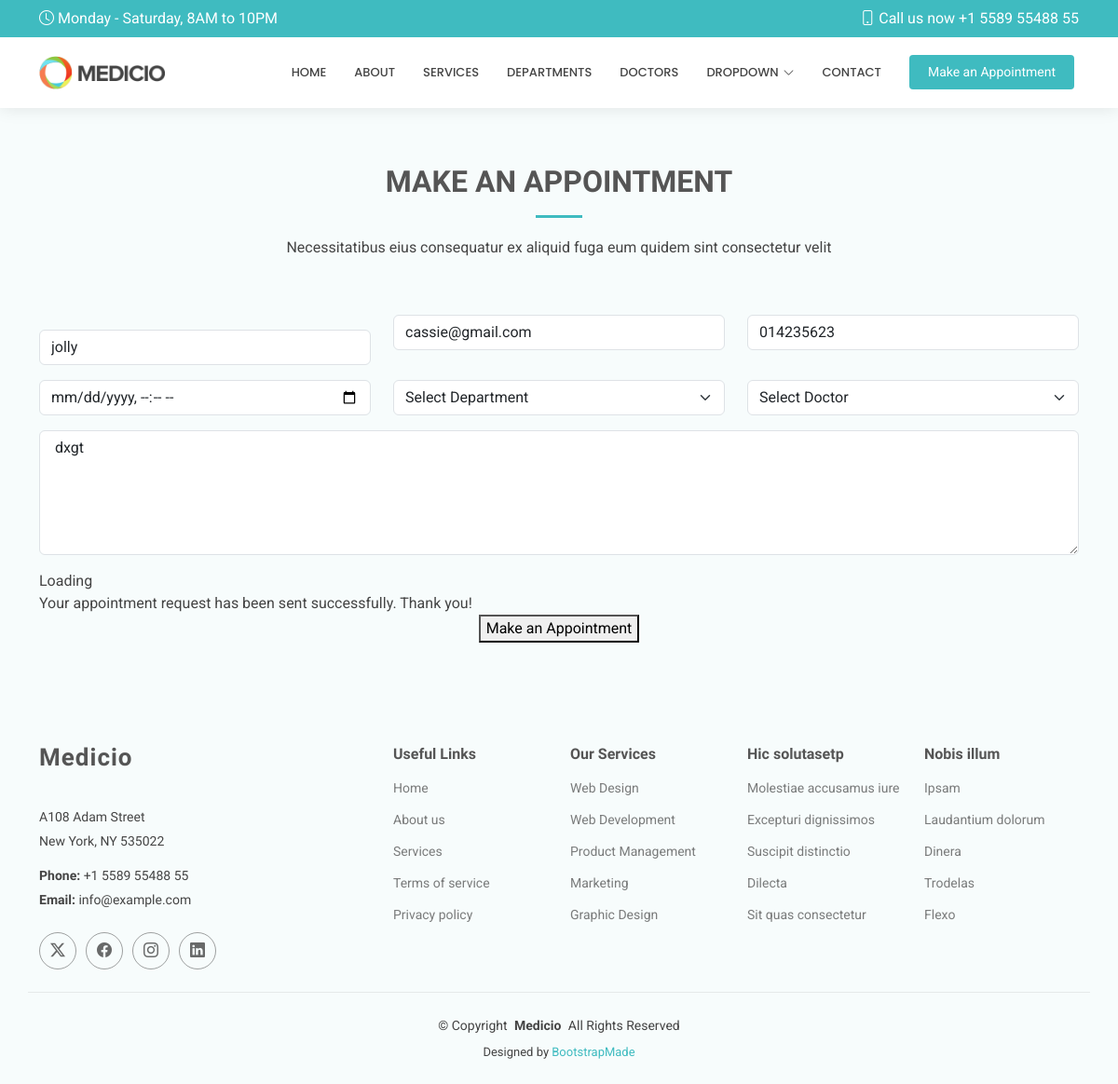
Page /edit/1/ on the committed database.
### hospitalapp/models.py (models this page shows, shortened)
class appointment(models.Model):
  name = models.CharField(max_length=50)
  email = models.EmailField()
  phone= models.CharField(max_length=15)
  date = models.DateTimeField()
  department = models.CharField(max_length=50)
  doctor = models.CharField(max_length=50)
  message = models.TextField()

### hospitalapp/views.py (the view)
# urls.py: path('edit/<int:id>/', views.edit,name='edit'),
def edit(request,id):
  appointment1= get_object_or_404(appointment,id=id)
  if request.method == 'POST':
    appointment1.name = request.POST.get('name')
    appointment1.email = request.POST.get('email')
    appointment1.phone = request.POST.get('phone')
    appointment1.date = request.POST.get('date')
    appointment1.department = request.POST.get('department')
    appointment1.doctor = request.POST.get('doctor')
    appointment1.message = request.POST.get('message')
    appointment1.save()
    return redirect('/show')
  else:
    return render(request,'edit.html',{'appointment1':appointment1})

### templates/edit.html (shortened to what this page needs)
{% extends 'starter-page.html' %}
{% load static %}
{% block content %}
	 <section id="appointment" class="appointment section light-background">
      <div class="container section-title" data-aos="fade-up">
        <h2>MAKE AN APPOINTMENT</h2>
        <p>Necessitatibus eius consequatur ex aliquid fuga eum quidem sint consectetur velit</p>
      </div>
      <div class="container" data-aos="fade-up" data-aos-delay="100">
        <form method="post">
          <div class="row">
            <div class="col-md-4 form-group  mt-3">
              <input type="text" value="{{ appointment1.name }}" name="name" class="form-control" id="name" placeholder="Your Name" required="">
            </div>
            <div class="col-md-4 form-group mt-3 mt-md-0">
              <input type="email" value="{{ appointment1.email}}" class="form-control" name="email" id="email" placeholder="Your Email" required="">
            </div>
            <div class="col-md-4 form-group mt-3 mt-md-0">
              <input type="tel" value="{{ appointment1.phone }}"class="form-control" name="phone" id="phone" placeholder="Your Phone" required="">
            </div>
          </div>
          <div class="row">
            <div class="col-md-4 form-group mt-3">
              <input type="datetime-local" name="date" class="form-control datepicker" id="date" placeholder="Appointment Date" required="">
            </div>
            <div class="col-md-4 form-group mt-3">
              <select name="department" id="department" class="form-select" required="">
                <option value="">Select Department</option>
              </select>
            </div>
            <div class="col-md-4 form-group mt-3">
              <select name="doctor" id="doctor" class="form-select" required="">
                <option value="">Select Doctor</option>
              </select>
            </div>
          </div>
          <div class="form-group mt-3">
            <textarea class="form-control" name="message" rows="5" placeholder="Message (Optional)"> {{ appointment1.message }}</textarea>
          </div>
          <div class="mt-3">
            <div class="loading">Loading</div>
            <div class="sent-message">Your appointment request has been sent successfully. Thank you!</div>
            <div class="text-center"><button type="submit">Make an Appointment</button></div>
          </div>
        </form>
      </div>
    </section>
{% endblock %}

### static/assets/css/main.css (style rules this page uses)
:root { --default-font: "Roboto", system-ui, -apple-system, "Segoe UI", Roboto, "Helvetica Neue", Arial, "Noto Sans", "Liberation Sans", sans-serif, "Apple Color Emoji", "Segoe UI Emoji", "Segoe UI Symbol", "Noto Color Emoji"; --heading-font: "Raleway", sans-serif; --nav-font: "Poppins", sans-serif; }
:root { --background-color: #ffffff; --default-color: #444444; --heading-color: #555555; --accent-color: #3fbbc0; --surface-color: #ffffff; --contrast-color: #ffffff; }
:root { --nav-color: #444444; --nav-hover-color: #3fbbc0; --nav-mobile-background-color: #ffffff; --nav-dropdown-background-color: #ffffff; --nav-dropdown-color: #444444; --nav-dropdown-hover-color: #3fbbc0; }
.light-background { --background-color: #f7fcfc; --surface-color: #ffffff; }
:root { scroll-behavior: smooth; }
body { color: var(--default-color); background-color: var(--background-color); font-family: var(--default-font); }
h1, h2, h3, h4, h5, h6 { color: var(--heading-color); font-family: var(--heading-font); }
section, .section { color: var(--default-color); background-color: var(--background-color); padding: 60px 0; scroll-margin-top: 120px; overflow: clip; }
.section-title { text-align: center; padding-bottom: 60px; position: relative; }
.section-title h2 { font-size: 32px; font-weight: 700; margin-bottom: 20px; padding-bottom: 20px; position: relative; }
.section-title h2:after { content: ""; position: absolute; display: block; width: 50px; height: 3px; background: var(--accent-color); left: 0; right: 0; bottom: 0; margin: auto; }
.section-title p { margin-bottom: 0; }

### rows in the picture
appointment: name "jolly", email "cassie@gmail.com", phone "014235623", message "dxgt"
